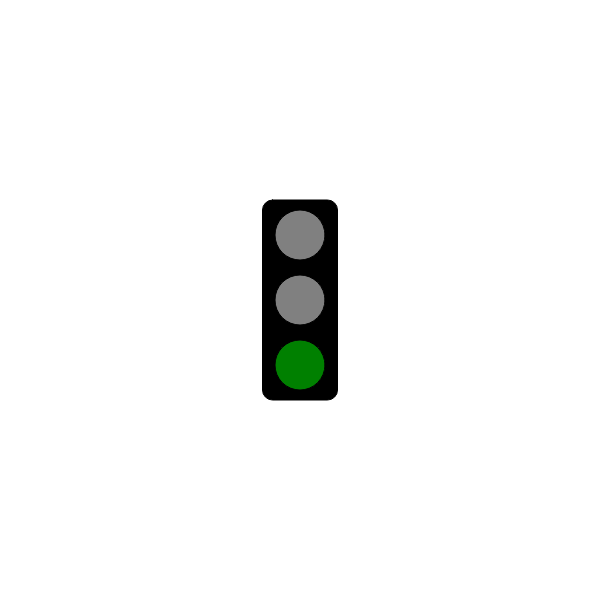
Frame 1 (no input)
Frame 60 (no input): identical to frame 1, image omitted
Frame 120 (the mouse pressed at the canvas centre since frame 60): identical to frame 1, image omitted

The p5.js sketch that drew this single still picture (run headless with seeded random() and noise() and a simulated clock; from frame 60 on, the mouse is pressed at the canvas centre):

// p5.js sketch
// ── sketch.js
// Traffic Light Starter Code
// Your Name Here
// The Date Here

// GOAL: make a 'traffic light' simulator. For now, just have the light
// changing according to time. You may want to investigate the millis()
// function at https://p5js.org/reference/#/p5/millis

let state = "GREEN";

let startMillis = 0;
let currentMillis = 0;
let endMillis = 3000;

async function setup() {
  createCanvas(600, 600);
}

function draw() {
  background(255);
  drawOutlineOfLights();
  updateLights();
  drawLights();
}

function drawOutlineOfLights() {
  //box
  rectMode(CENTER);
  fill(0);
  rect(width/2, height/2, 75, 200, 10);

  //lights
  fill("GREY");
  ellipse(width/2, height/2 - 65, 50, 50); //top
  ellipse(width/2, height/2, 50, 50); //middle
  ellipse(width/2, height/2 + 65, 50, 50); //bottom
}

function updateLights() {
  if (currentMillis >= endMillis) {
    startMillis = millis();
    currentMillis = 0;

    if (state === "GREEN") {
      state = "YELLOW";
      endMillis = 2000;
    }
    else if (state === "YELLOW") {
      state = "RED";
      endMillis = 4000;
    }
    else if (state === "RED") {
      state = "GREEN";
      endMillis = 3000;
    }
  }
  currentMillis = millis() - startMillis;
  console.log(currentMillis);
}

function drawLights() {
  if (state === "GREEN") {
    fill("GREEN");
    ellipse(width/2, height/2 + 65, 50, 50); //bottom
  }

  if (state === "YELLOW") {
    fill("YELLOW");
    ellipse(width/2, height/2, 50, 50); //middle
  }

  if (state === "RED") {
    fill("RED");
    ellipse(width/2, height/2 - 65, 50, 50); //top
  }
}
